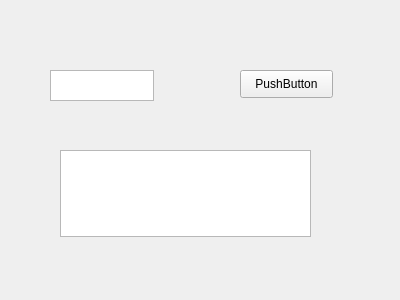
<?xml version="1.0" encoding="UTF-8"?>
<ui version="4.0">
 <class>Frame</class>
 <widget class="QFrame" name="Frame">
  <property name="geometry">
   <rect>
    <x>0</x>
    <y>0</y>
    <width>400</width>
    <height>300</height>
   </rect>
  </property>
  <property name="windowTitle">
   <string>Frame</string>
  </property>
  <widget class="QPushButton" name="pushButton">
   <property name="geometry">
    <rect>
     <x>240</x>
     <y>70</y>
     <width>93</width>
     <height>28</height>
    </rect>
   </property>
   <property name="text">
    <string>PushButton</string>
   </property>
  </widget>
  <widget class="QTextEdit" name="textEdit">
   <property name="geometry">
    <rect>
     <x>60</x>
     <y>150</y>
     <width>251</width>
     <height>87</height>
    </rect>
   </property>
  </widget>
  <widget class="QTextEdit" name="textEdit_2">
   <property name="geometry">
    <rect>
     <x>50</x>
     <y>70</y>
     <width>104</width>
     <height>31</height>
    </rect>
   </property>
  </widget>
 </widget>
 <resources/>
 <connections>
  <connection>
   <sender>pushButton</sender>
   <signal>clicked()</signal>
   <receiver>textEdit</receiver>
   <slot>show()</slot>
   <hints>
    <hint type="sourcelabel">
     <x>257</x>
     <y>95</y>
    </hint>
    <hint type="destinationlabel">
     <x>158</x>
     <y>155</y>
    </hint>
   </hints>
  </connection>
  <connection>
   <sender>textEdit_2</sender>
   <signal>windowIconTextChanged(QString)</signal>
   <receiver>pushButton</receiver>
   <slot>click()</slot>
   <hints>
    <hint type="sourcelabel">
     <x>153</x>
     <y>80</y>
    </hint>
    <hint type="destinationlabel">
     <x>242</x>
     <y>82</y>
    </hint>
   </hints>
  </connection>
 </connections>
</ui>
